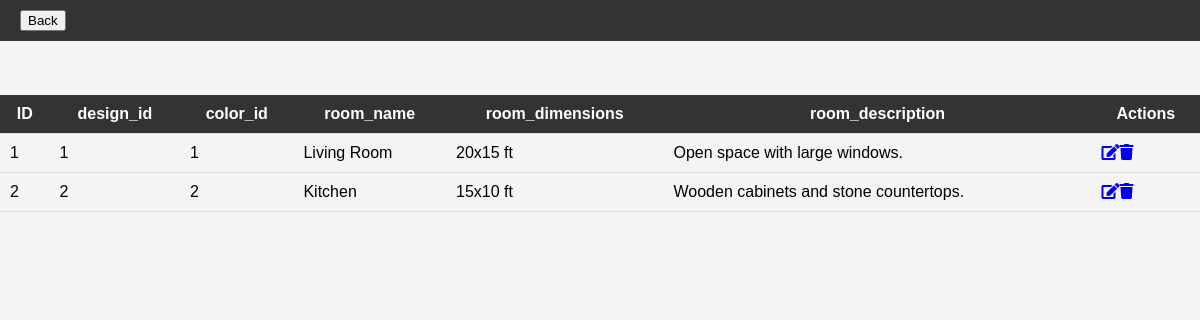
The page /VirtualInteriorDesignStudio/landingroom.php on the database its author committed.
### tables this page shows
CREATE TABLE `rooms` (
  `room_id` int(11) NOT NULL,
  `design_id` int(11) NOT NULL,
  `color_id` int(11) NOT NULL,
  `room_name` varchar(100) NOT NULL,
  `room_dimensions` varchar(50) DEFAULT NULL,
  `room_description` text DEFAULT NULL,
  `created_at` timestamp NOT NULL DEFAULT current_timestamp(),
  `updated_at` timestamp NOT NULL DEFAULT current_timestamp() ON UPDATE current_timestamp()
);

### VirtualInteriorDesignStudio/landingroom.php (the view, shortened to what this page needs)
<!DOCTYPE html>
<html lang="en">
<head>
    <link rel="stylesheet" href="https://cdnjs.cloudflare.com/ajax/libs/font-awesome/5.15.4/css/all.min.css">
     <link rel="stylesheet" href="css/style5.css">
</head>
<header>
    <div>
            <button type="button" onclick="window.location.href='rooms.html'">Back</button>
    </div>
</header>
<?php
require_once "dbconnect.php";
?>
<!DOCTYPE html>
<html lang="en">
<head>
</head>
<body>
    <br><br><br>
    <table id="dataTable" class="table table-hover text-center">
        <tr>
            <th>ID</th>
            <th>design_id</th>
            <th>color_id</th>
            <th>room_name</th>
            <th>room_dimensions</th>
            <th>room_description</th>
            <th>Actions</th>
        </tr>
        <?php
        $sql = "SELECT * FROM rooms";
        $result = $conn->query($sql);
        if ($result->num_rows > 0) {
            while ($row = $result->fetch_assoc()) {
                echo "<tr>";
                echo "<td>" . $row["room_id"] . "</td>";
                echo "<td>" . $row["design_id"] . "</td>";
                echo "<td>" . $row["color_id"] . "</td>";
                echo "<td>" . $row["room_name"] . "</td>";
                echo "<td>" . $row["room_dimensions"] . "</td>";
                echo "<td>" . $row["room_description"] . "</td>";
                echo "<td>";
                echo "<a href='updateroom.html?id=" . $row["room_id"] . "'><i class='fas fa-edit'></i></a>";
                echo "<a href='deleteroom.html?id=" . $row["room_id"] . "'><i class='fas fa-trash'></i></a>";
                echo "</td>";
                echo "</tr>";
            }
        } else {
            echo "<tr><td colspan='6'>No data found</td></tr>";
        }
        ?>
    </table>
</body>
</html>

### css/style5.css (style rules this page uses)
body { font-family: Arial, sans-serif; margin: 0; padding: 0; background-color: #f4f4f4; }
header { background-color: #333; color: #fff; padding: 10px 20px; display: flex; justify-content: space-between; align-items: center; }
table { width: 100%; border-collapse: collapse; }
th, td { padding: 10px; border-bottom: 1px solid #ddd; }
th { background-color: #333; color: white; }

### rows shown on the page
rooms: room_id "1", design "1", color "1", room_name "Living Room", room_dimensions "20x15 ft", room_description "Open space with large windows."
rooms: room_id "2", design "2", color "2", room_name "Kitchen", room_dimensions "15x10 ft", room_description "Wooden cabinets and stone countertops."
